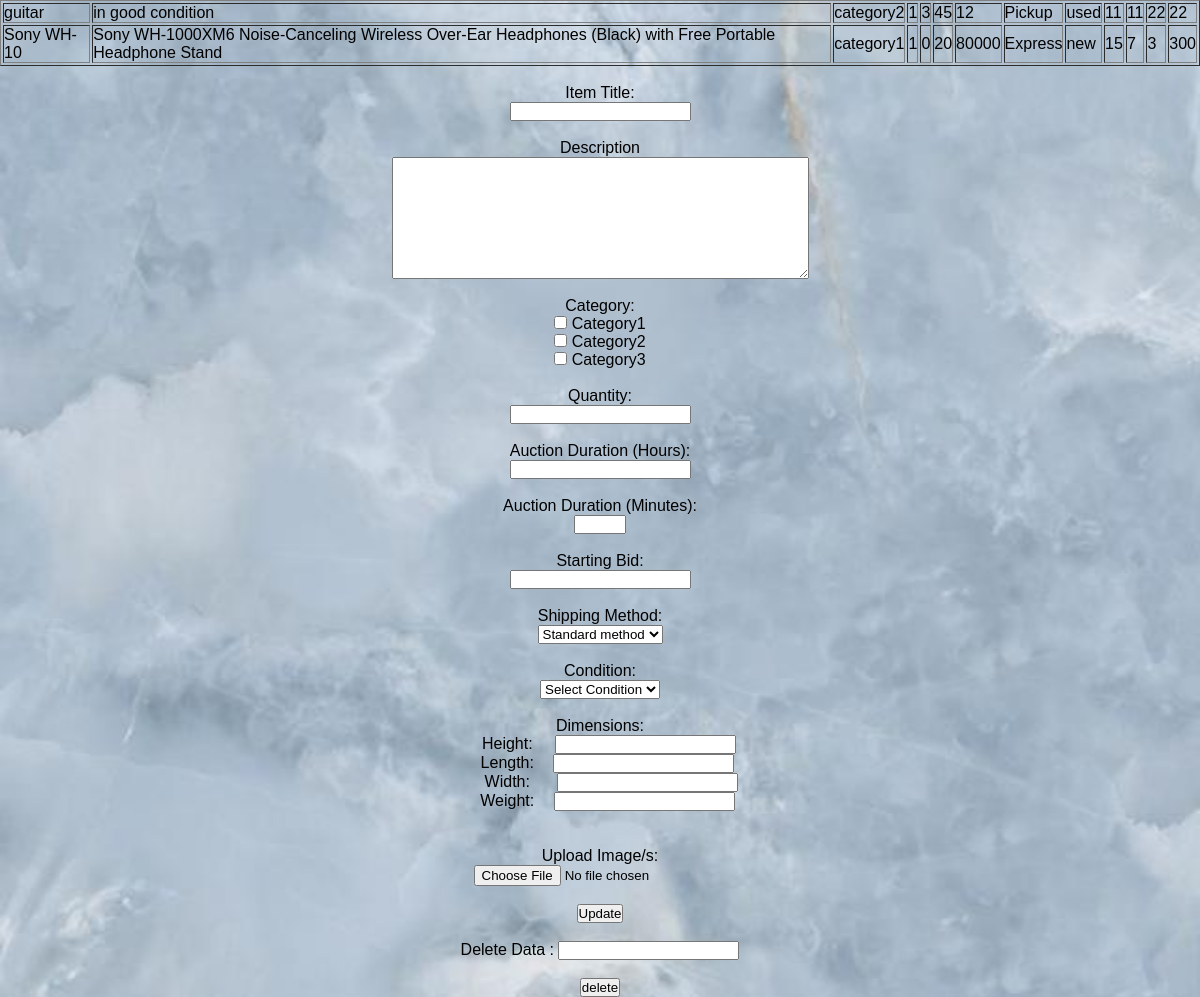
The app's page /php/reads.php with its own data.
### tables this page shows
CREATE TABLE `seller` (
  `ItemTitle` varchar(10) NOT NULL,
  `Description` varchar(200) NOT NULL,
  `Category` varchar(10) NOT NULL,
  `Quantity` int(100) NOT NULL,
  `AucDurationHrs` int(24) NOT NULL,
  `AucDurationMin` int(60) NOT NULL,
  `StartingBid` int(100) NOT NULL,
  `ShippingMethod` varchar(10) NOT NULL,
  `Condition` varchar(10) NOT NULL,
  `height` int(11) NOT NULL,
  `length` int(11) NOT NULL,
  `width` int(11) NOT NULL,
  `weight` int(11) NOT NULL
);

### php/reads.php (the view, shortened to what this page needs)
<?php
require 'config.php';
$sql="SELECT * FROM seller;";
$result= $con->query($sql);
if($result->num_rows>0)
{
    echo "<table border= '1'>";
    while($row=$result->fetch_assoc())
    {
        echo "<tr>";
        echo "<td>".$row["ItemTitle"]."</td>"."<td>".$row["Description"]."</td>"."<td>".$row["Category"]."</td>"."<td>".$row["Quantity"].
        "</td>"."<td>".$row["AucDurationHrs"]."</td>"."<td>".$row["AucDurationMin"]."</td>"."<td>".$row["StartingBid"].
        "</td>"."<td>".$row["ShippingMethod"]."</td>"."<td>".$row["Condition"]."</td>"."<td>".$row["height"]."</td>"."<td>".$row["length"]."</td>"."<td>".$row["width"]."</td>"."<td>".$row["weight"];
        echo "</tr>";
    }
    echo "</table>";
}
else{
    echo "No Result";
}
?>
<!DOCTYPE html>
<html lang="en">
<head>
</head>
<body>
<br>
<center>
<form action="updates.php" method="post">
            <label for="title">Item Title:</label> <br>
            <input type="text" id="title" name="title" required><br><br>
            <label for="Description">Description</label><br>
            <textarea id="Description" name="Description" rows="8" cols="50" required></textarea><br><br>
            <label for="category">Category:</label><br>
            <input type="checkbox" id="category" name="category" value="category1">
            <label for="category1">Category1</label><br>
            <input type="checkbox" id="category" name="category" value="category2">
            <label for="category2">Category2</label><br>
            <input type="checkbox" id="category" name="category" value="category1">
            <label for="category3">Category3</label><br><br>
            <label for="quantity">Quantity:</label><br>
            <input type="number" id="quantity" name="quantity" min="1" required><br><br>
            <label for="auction_duration_hours">Auction Duration (Hours):</label><br>
            <input type="number" id="auction_duration_hours" name="auction_duration_hours" min="0" required><br><br>
            <label for="auction_duration_minutes">Auction Duration (Minutes):</label><br>
            <input type="number" id="auction_duration_minutes" name="auction_duration_minutes" min="0" max="59"
                required><br><br>
            <label for="starting_bid">Starting Bid:</label><br>
            <input type="number" id="starting_bid" name="starting_bid" min="0" required><br><br>
            <label for="shipping_method">Shipping Method:</label><br>
            <select id="shipping_method" name="shipping_method" required>
                <option value="">Standard method</option><br>
                <ption valuue="Standard">Standard</ption><br>
            </select><br><br>
            <label for="condition">Condition:</label><br>
            <select id="condition" name="condition" required>
                <option value="">Select Condition</option>
            </select><br><br>
            <label for= "dimensions" >Dimensions:</label><br>
            <ul>
                <li>
                    <label for="height">Height:</label>
                    <input type="text" id="height" name="height" required>
                </li>
                <li>
                    <label for="length">Length:</label>
                    <input type="text" id="length" name="length" required>
                </li>
                <li>
                    <label for="width">Width:</label>
                    <input type="text" id="width" name="width" required>
                </li>
                <li>
                    <label for="weight">Weight:</label>
                    <input type="text" id="weight" name="weight" required>
                </li>
            </ul>
<br><br>
            <label for="image">Upload Image/s:</label><br>
            <input type="file" id="image" name="image" accept="image/*" required><br><br>
            <input type="submit" value="Update" name="Update">
            <br><br>
        </form>
<div class = "input-container">
    <form method = "post" action = "deletes.php">
    Delete Data : <input type = "text" name = "title" class = "input1"><br><br>
    <input type = "submit" value = "delete" class = "btn"/>
</form>
</center>
</body>
</html>

### php/reads.php (style rules this page uses)
* { padding: 0; margin: 0; font-family:sans-serif; box-sizing:border-box; }
body { justify-content: center; align-items: center; height:100px; background-image: url("../images/background14.jpeg"); background-size:cover; background-repeat: no-repeat; background-position: 95% center; }
#height { position: relative; left: 18px; }
#length { position: relative; left: 15px; }
#Width { position: relative; left: 23px; }
#Weight { position: relative; left: 15px; }

### records on screen
seller: ItemTitle "guitar", Description "in good condition", Category "category2", Quantity "1", AucDurationHrs "3", AucDurationMin "45", StartingBid "12", ShippingMethod "Pickup", Condition "used", height "11", length "11", width "22", weight "22"
seller: ItemTitle "Sony WH-10", Description "Sony WH-1000XM6 Noise-Canceling Wireless Over-Ear Headphones (Black) with Free Portable Headphone Stand", Category "category1", Quantity "1", AucDurationHrs "0", AucDurationMin "20", StartingBid "80000", ShippingMethod "Express", Condition "new", height "15", length "7", width "3", weight "300"
